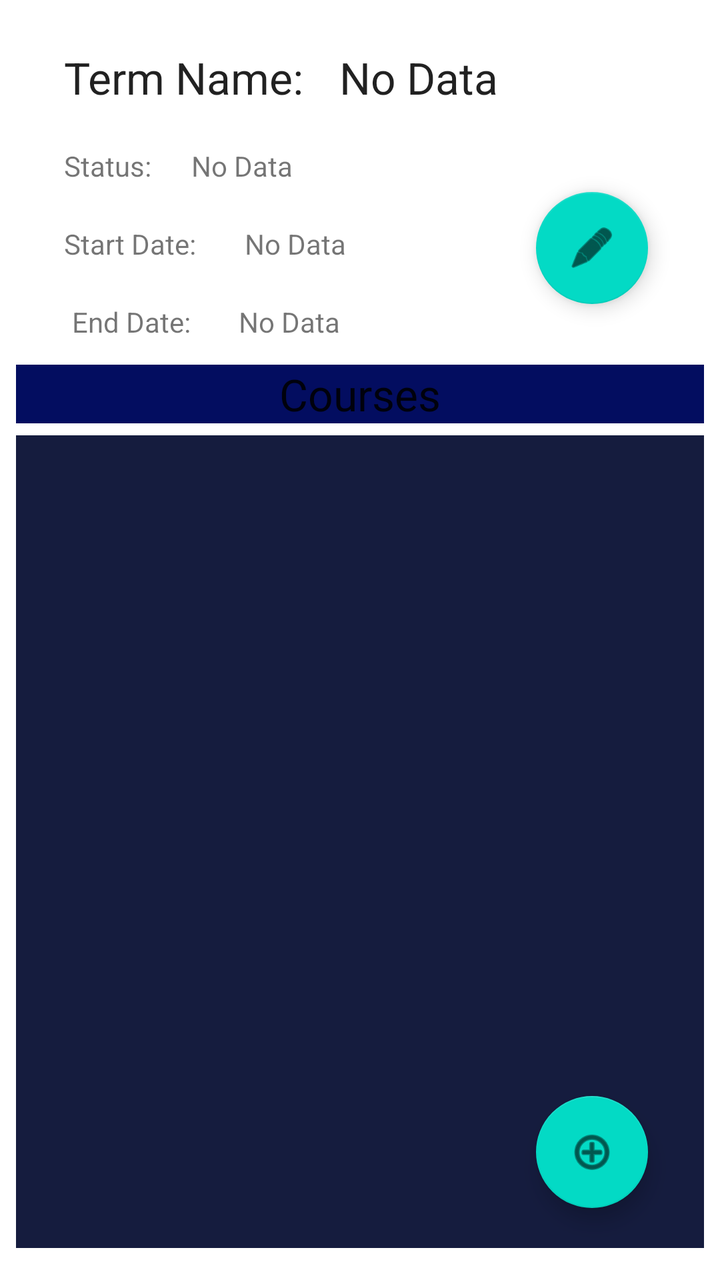
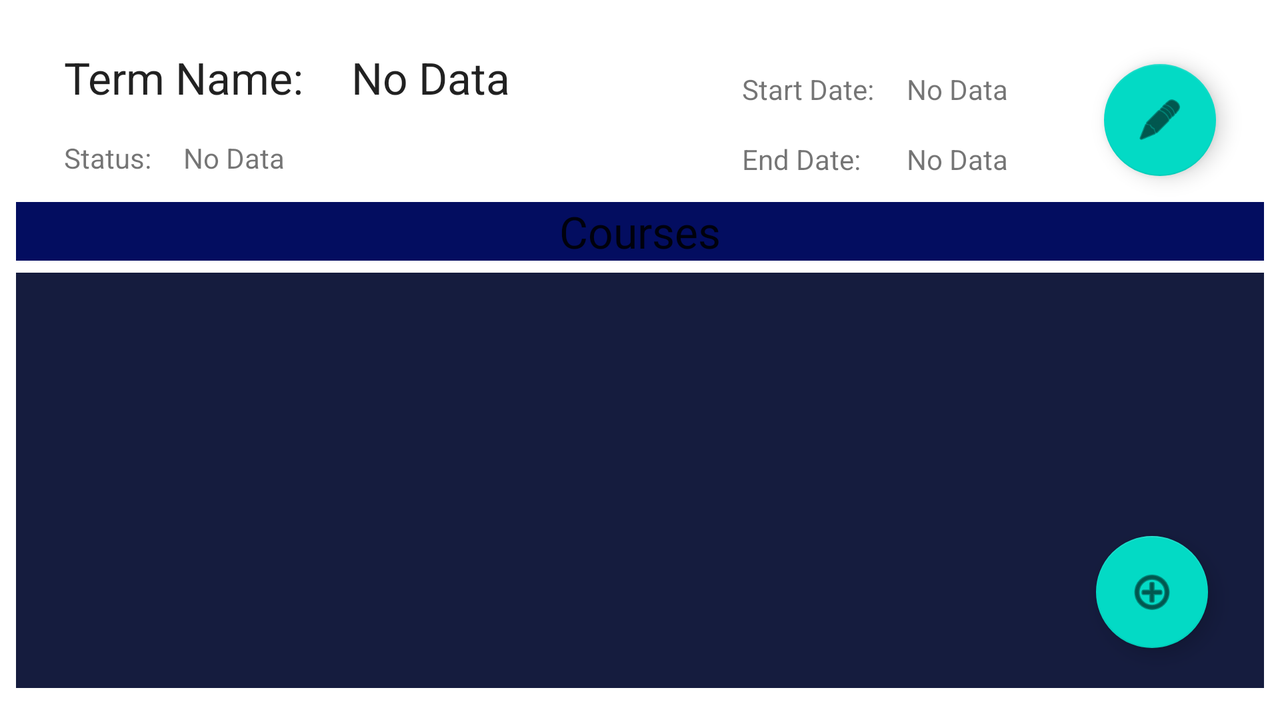

Two renders of one Android screen. The first uses the default layout on a phone; the second uses the alternative layout the repository ships for a different screen configuration, on a matching device. The two XML files are below.
<!-- AndroidManifest.xml: application theme Theme.C196Adamson -->
<!-- res/layout/activity_term_details.xml -->
<?xml version="1.0" encoding="utf-8"?>

<ScrollView xmlns:android="http://schemas.android.com/apk/res/android"
    xmlns:app="http://schemas.android.com/apk/res-auto"
    xmlns:tools="http://schemas.android.com/tools"
    android:layout_width="match_parent"
    android:layout_height="match_parent"
    android:fillViewport="true">

<androidx.constraintlayout.widget.ConstraintLayout
    android:layout_width="match_parent"
    android:layout_height="match_parent"
    tools:context=".TermDetailsActivity">

    <TextView
        android:id="@+id/textView2"
        android:layout_width="wrap_content"
        android:layout_height="wrap_content"
        android:layout_marginStart="32dp"
        android:layout_marginLeft="32dp"
        android:layout_marginTop="24dp"
        android:text="Term Name:"
        android:textAppearance="@style/TextAppearance.AppCompat.Large"
        app:layout_constraintStart_toStartOf="parent"
        app:layout_constraintTop_toTopOf="parent" />

    <TextView
        android:id="@+id/textView7"
        android:layout_width="wrap_content"
        android:layout_height="wrap_content"
        android:layout_marginTop="20dp"
        android:text="Start Date:"
        app:layout_constraintStart_toStartOf="@+id/textView8"
        app:layout_constraintTop_toBottomOf="@+id/textView8" />

    <TextView
        android:id="@+id/textView8"
        android:layout_width="wrap_content"
        android:layout_height="wrap_content"
        android:layout_marginTop="20dp"
        android:text="Status:"
        app:layout_constraintStart_toStartOf="@+id/textView2"
        app:layout_constraintTop_toBottomOf="@+id/textView2" />

    <TextView
        android:id="@+id/textView9"
        android:layout_width="wrap_content"
        android:layout_height="wrap_content"
        android:layout_marginStart="4dp"
        android:layout_marginLeft="4dp"
        android:layout_marginTop="20dp"
        android:text="End Date:"
        app:layout_constraintStart_toStartOf="@+id/textView7"
        app:layout_constraintTop_toBottomOf="@+id/textView7" />

    <ListView
        android:id="@+id/tdClassList"
        android:layout_width="0dp"
        android:layout_height="0dp"
        android:layout_marginStart="8dp"
        android:layout_marginLeft="8dp"
        android:layout_marginTop="6dp"
        android:layout_marginEnd="8dp"
        android:layout_marginRight="8dp"
        android:layout_marginBottom="16dp"
        android:background="#151C3E"
        app:layout_constraintBottom_toBottomOf="parent"
        app:layout_constraintEnd_toEndOf="parent"
        app:layout_constraintHorizontal_bias="0.50"
        app:layout_constraintStart_toStartOf="parent"
        app:layout_constraintTop_toBottomOf="@+id/textView3"
        app:layout_constraintVertical_bias="0.0">

    </ListView>

    <TextView
        android:id="@+id/tdName"
        android:layout_width="wrap_content"
        android:layout_height="wrap_content"
        android:layout_marginStart="18dp"
        android:layout_marginLeft="18dp"
        android:text="No Data"
        android:textAppearance="@style/TextAppearance.AppCompat.Large"
        app:layout_constraintStart_toEndOf="@+id/textView2"
        app:layout_constraintTop_toTopOf="@+id/textView2" />

    <TextView
        android:id="@+id/tdStatus"
        android:layout_width="wrap_content"
        android:layout_height="wrap_content"
        android:layout_marginStart="20dp"
        android:layout_marginLeft="20dp"
        android:text="No Data"
        app:layout_constraintStart_toEndOf="@+id/textView8"
        app:layout_constraintTop_toTopOf="@+id/textView8" />

    <TextView
        android:id="@+id/tdSdate"
        android:layout_width="wrap_content"
        android:layout_height="wrap_content"
        android:layout_marginStart="24dp"
        android:layout_marginLeft="24dp"
        android:text="No Data"
        app:layout_constraintStart_toEndOf="@+id/textView7"
        app:layout_constraintTop_toTopOf="@+id/textView7" />

    <TextView
        android:id="@+id/tdEdate"
        android:layout_width="wrap_content"
        android:layout_height="wrap_content"
        android:layout_marginStart="24dp"
        android:layout_marginLeft="24dp"
        android:text="No Data"
        app:layout_constraintStart_toEndOf="@+id/textView9"
        app:layout_constraintTop_toTopOf="@+id/textView9" />

    <com.google.android.material.floatingactionbutton.FloatingActionButton
        android:id="@+id/tdEditTermButton"
        android:layout_width="wrap_content"
        android:layout_height="wrap_content"
        android:layout_marginTop="96dp"
        android:layout_marginEnd="36dp"
        android:layout_marginRight="36dp"
        android:clickable="true"
        app:layout_constraintEnd_toEndOf="parent"
        app:layout_constraintTop_toTopOf="parent"
        app:srcCompat="@android:drawable/ic_menu_edit" />

    <com.google.android.material.floatingactionbutton.FloatingActionButton
        android:id="@+id/tdAddClassButton"
        android:layout_width="wrap_content"
        android:layout_height="wrap_content"
        android:layout_marginEnd="36dp"
        android:layout_marginRight="36dp"
        android:layout_marginBottom="36dp"
        android:clickable="true"
        app:layout_constraintBottom_toBottomOf="parent"
        app:layout_constraintEnd_toEndOf="parent"
        app:srcCompat="@android:drawable/ic_menu_add" />

    <TextView
        android:id="@+id/textView3"
        android:layout_width="0dp"
        android:layout_height="wrap_content"
        android:layout_marginStart="8dp"
        android:layout_marginLeft="8dp"
        android:layout_marginTop="12dp"
        android:layout_marginEnd="8dp"
        android:layout_marginRight="8dp"
        android:background="#030D60"
        android:gravity="center"
        android:text="Courses"
        android:textAppearance="@style/TextAppearance.AppCompat.Large"
        app:layout_constraintEnd_toEndOf="parent"
        app:layout_constraintHorizontal_bias="0.50"
        app:layout_constraintStart_toStartOf="parent"
        app:layout_constraintTop_toBottomOf="@+id/textView9" />
</androidx.constraintlayout.widget.ConstraintLayout>
</ScrollView>
<!-- resources referenced by this layout -->
<resources>
  <style name="Theme.C196Adamson" parent="Theme.MaterialComponents.DayNight.DarkActionBar">
          
          <item name="colorPrimary">@color/purple_500</item>
          <item name="colorPrimaryVariant">@color/purple_700</item>
          <item name="colorOnPrimary">@color/white</item>
          
          <item name="colorSecondary">@color/teal_200</item>
          <item name="colorSecondaryVariant">@color/teal_700</item>
          <item name="colorOnSecondary">@color/black</item>
          
          <item name="android:statusBarColor" tools:targetApi="l">?attr/colorPrimaryVariant</item>
          
      </style>
</resources>
<!-- res/layout-land/activity_term_details.xml (the author's variant of the layout above) -->
<!-- drawn on the phone turned sideways -->
<?xml version="1.0" encoding="utf-8"?>
<ScrollView xmlns:android="http://schemas.android.com/apk/res/android"
    xmlns:app="http://schemas.android.com/apk/res-auto"
    xmlns:tools="http://schemas.android.com/tools"
    android:layout_width="match_parent"
    android:layout_height="match_parent"
    android:fillViewport="true">

    <androidx.constraintlayout.widget.ConstraintLayout
        android:layout_width="match_parent"
        android:layout_height="match_parent"
        tools:context=".TermDetailsActivity">

        <TextView
            android:id="@+id/textView2"
            android:layout_width="wrap_content"
            android:layout_height="wrap_content"
            android:layout_marginStart="32dp"
            android:layout_marginLeft="32dp"
            android:layout_marginTop="24dp"
            android:text="Term Name:"
            android:textAppearance="@style/TextAppearance.AppCompat.Large"
            app:layout_constraintStart_toStartOf="parent"
            app:layout_constraintTop_toTopOf="parent" />

        <TextView
            android:id="@+id/textView7"
            android:layout_width="wrap_content"
            android:layout_height="wrap_content"
            android:layout_marginStart="116dp"
            android:layout_marginLeft="116dp"
            android:layout_marginTop="35dp"
            android:text="Start Date:"
            app:layout_constraintStart_toEndOf="@+id/tdName"
            app:layout_constraintTop_toTopOf="parent" />

        <TextView
            android:id="@+id/textView8"
            android:layout_width="wrap_content"
            android:layout_height="wrap_content"
            android:layout_marginTop="16dp"
            android:text="Status:"
            app:layout_constraintStart_toStartOf="@+id/textView2"
            app:layout_constraintTop_toBottomOf="@+id/textView2" />

        <TextView
            android:id="@+id/textView9"
            android:layout_width="wrap_content"
            android:layout_height="wrap_content"
            android:layout_marginTop="16dp"
            android:text="End Date:"
            app:layout_constraintStart_toStartOf="@+id/textView7"
            app:layout_constraintTop_toBottomOf="@+id/textView7" />

        <ListView
            android:id="@+id/tdClassList"
            android:layout_width="0dp"
            android:layout_height="0dp"
            android:layout_marginStart="8dp"
            android:layout_marginLeft="8dp"
            android:layout_marginTop="6dp"
            android:layout_marginEnd="8dp"
            android:layout_marginRight="8dp"
            android:layout_marginBottom="16dp"
            android:background="#151C3E"
            app:layout_constraintBottom_toBottomOf="parent"
            app:layout_constraintEnd_toEndOf="parent"
            app:layout_constraintHorizontal_bias="0.50"
            app:layout_constraintStart_toStartOf="parent"
            app:layout_constraintTop_toBottomOf="@+id/textView3"
            app:layout_constraintVertical_bias="0.0">

        </ListView>

        <TextView
            android:id="@+id/tdName"
            android:layout_width="wrap_content"
            android:layout_height="wrap_content"
            android:layout_marginStart="24dp"
            android:layout_marginLeft="24dp"
            android:text="No Data"
            android:textAppearance="@style/TextAppearance.AppCompat.Large"
            app:layout_constraintStart_toEndOf="@+id/textView2"
            app:layout_constraintTop_toTopOf="@+id/textView2" />

        <TextView
            android:id="@+id/tdStatus"
            android:layout_width="wrap_content"
            android:layout_height="wrap_content"
            android:layout_marginStart="16dp"
            android:layout_marginLeft="16dp"
            android:text="No Data"
            app:layout_constraintStart_toEndOf="@+id/textView8"
            app:layout_constraintTop_toTopOf="@+id/textView8" />

        <TextView
            android:id="@+id/tdSdate"
            android:layout_width="wrap_content"
            android:layout_height="wrap_content"
            android:layout_marginStart="16dp"
            android:layout_marginLeft="16dp"
            android:text="No Data"
            app:layout_constraintBottom_toBottomOf="@+id/textView7"
            app:layout_constraintStart_toEndOf="@+id/textView7"
            app:layout_constraintTop_toTopOf="@+id/textView7" />

        <TextView
            android:id="@+id/tdEdate"
            android:layout_width="wrap_content"
            android:layout_height="wrap_content"
            android:text="No Data"
            app:layout_constraintBottom_toBottomOf="@+id/textView9"
            app:layout_constraintStart_toStartOf="@+id/tdSdate"
            app:layout_constraintTop_toTopOf="@+id/textView9" />

        <com.google.android.material.floatingactionbutton.FloatingActionButton
            android:id="@+id/tdEditTermButton"
            android:layout_width="wrap_content"
            android:layout_height="wrap_content"
            android:layout_marginTop="32dp"
            android:layout_marginEnd="32dp"
            android:layout_marginRight="32dp"
            android:clickable="true"
            app:layout_constraintEnd_toEndOf="parent"
            app:layout_constraintTop_toTopOf="parent"
            app:srcCompat="@android:drawable/ic_menu_edit" />

        <com.google.android.material.floatingactionbutton.FloatingActionButton
            android:id="@+id/tdAddClassButton"
            android:layout_width="wrap_content"
            android:layout_height="wrap_content"
            android:layout_marginEnd="36dp"
            android:layout_marginRight="36dp"
            android:layout_marginBottom="36dp"
            android:clickable="true"
            app:layout_constraintBottom_toBottomOf="parent"
            app:layout_constraintEnd_toEndOf="parent"
            app:srcCompat="@android:drawable/ic_menu_add" />

        <TextView
            android:id="@+id/textView3"
            android:layout_width="0dp"
            android:layout_height="wrap_content"
            android:layout_marginStart="8dp"
            android:layout_marginLeft="8dp"
            android:layout_marginTop="12dp"
            android:layout_marginEnd="8dp"
            android:layout_marginRight="8dp"
            android:background="#030D60"
            android:gravity="center"
            android:text="Courses"
            android:textAppearance="@style/TextAppearance.AppCompat.Large"
            app:layout_constraintEnd_toEndOf="parent"
            app:layout_constraintHorizontal_bias="0.50"
            app:layout_constraintStart_toStartOf="parent"
            app:layout_constraintTop_toBottomOf="@+id/textView9" />
    </androidx.constraintlayout.widget.ConstraintLayout>
</ScrollView>
